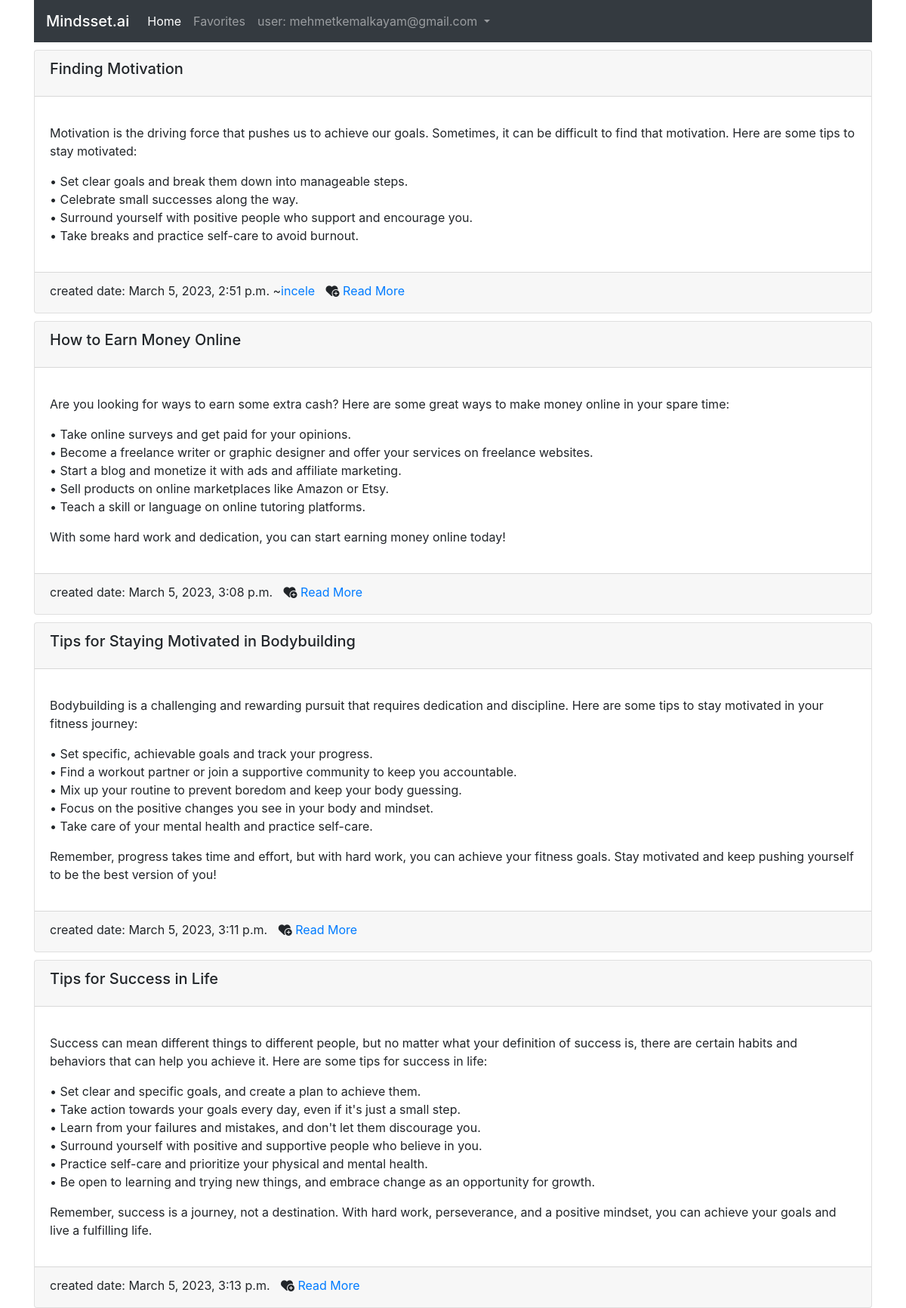
Screenshot of / (signed in) with the database file from the repository.
### users/models.py (models this page shows)
class CustomUser(AbstractUser):
    is_email_verified = models.BooleanField(default = False)
    username = None
    email = models.EmailField(unique=True)
    USERNAME_FIELD = 'email'
    REQUIRED_FIELDS = []
    objects = CustomUserManager()
    def __str__(self):
        return self.email

### core/models.py (models this page shows, shortened)
class Post(models.Model):
    title = models.CharField(max_length=80)
    content = models.TextField()
    slug = models.SlugField(max_length=400, unique=True, blank=True)
    date = models.DateTimeField(auto_now_add=True)
    active = models.BooleanField(default=True)
    link = models.URLField(max_length=200, blank=True)

### core/views.py (the view)
# urls.py: path('', views.index, name = "index"),
def index(request):
    posts = Post.objects.filter(active=True)
    context = {
        'posts':posts,
    }
    return render(request, "index.html", context)

### templates/index.html (shortened to what this page needs)
<!DOCTYPE html>
{% load static %}
<html lang="en">
<head>
    <link rel="stylesheet" href="https://cdn.jsdelivr.net/npm/bootstrap@4.0.0/dist/css/bootstrap.min.css">
    <link rel="stylesheet" href="https://cdnjs.cloudflare.com/ajax/libs/font-awesome/6.3.0/css/all.min.css" />
</head>
<body>
<div class="container">
    <nav class="navbar navbar-expand-lg navbar-dark bg-dark">
        <span class="navbar-brand mb-0 h1">Mindsset.ai</span>
        <div class="collapse navbar-collapse" id="navbarNavDropdown">
          <ul class="navbar-nav">
            <li class="nav-item active">
              <a class="nav-link" href="{% url 'index' %}">Home <span class="sr-only">(current)</span></a>
            </li>
            <li class="nav-item">
              <a class="nav-link" href="{% url 'fav' %}">Favorites</a>
            </li>
            <li class="nav-item dropdown">
              <a class="nav-link dropdown-toggle" href="#" id="navbarDropdownMenuLink" data-toggle="dropdown" aria-haspopup="true" aria-expanded="false">
                user: {{request.user}}
              </a>
            </li>
          </ul>
        </div>
      </nav>
      {% block content %}
      {% for post in posts %}
      <div class="card" style="margin-top: 10px;">
          <div class="card-header">
              <h5 class="card-title">{{post.title}}</h5>
          </div>
          <div class="card-body">
            <p class="card-text">{{post.content | linebreaks}}</p>
          </div>
          <div class="card-footer">
              created date: {{post.date}}{% if post.link %}
              ~<a href="{{post.link}}" target="_blank">incele</a>
              {% endif %}
              <i data-post={{post.id}} data-action="add"  style = " margin-left: 10px; height:25px; width:auto; " class="fa-solid fa-heart-circle-plus favi update-fav"></i>
              <a href="{% url 'postdetail' slug=post.slug %}">Read More</a>
            </div>
        </div>
        {% endfor %}
      {% endblock content %}
</div>
</body>
</html>

### rows the page displays
CustomUser: user "mehmetkemalkayam@gmail.com"
Post: title "Finding Motivation", content "Motivation is the driving force that pushes us to achieve our goals. Sometimes, it can be difficult to find that motivation. Here are some tips to stay motivated: • Set clear goals and break them down into manageable steps. • Celebrate small successes along the way. • Surround yourself with positive people who support and encourage you. • Take breaks and practice self-care to avoid burnout.", date "March 5, 2023, 2:51 p.m."
Post: title "How to Earn Money Online", content "Are you looking for ways to earn some extra cash? Here are some great ways to make money online in your spare time: • Take online surveys and get paid for your opinions. • Become a freelance writer or graphic designer and offer your services on freelance websites. • Start a blog and monetize it with ads and affiliate marketing. • Sell products on online marketplaces like Amazon or Etsy. • Teach a skill or language on online tutoring platforms. With some hard work and dedication, you can start earning money online today!", date "March 5, 2023, 3:08 p.m.", {{ post.id }} 2 (drawn)
Post: title "Tips for Staying Motivated in Bodybuilding", content "Bodybuilding is a challenging and rewarding pursuit that requires dedication and discipline. Here are some tips to stay motivated in your fitness journey: • Set specific, achievable goals and track your progress. • Find a workout partner or join a supportive community to keep you accountable. • Mix up your routine to prevent boredom and keep your body guessing. • Focus on the positive changes you see in your body and mindset. • Take care of your mental health and practice self-care. Remember, progress takes time and effort, but with hard work, you can achieve your fitness goals. Stay motivated and keep pushing yourself to be the best version of you!", date "March 5, 2023, 3:11 p.m."
Post: title "Tips for Success in Life", content "Success can mean different things to different people, but no matter what your definition of success is, there are certain habits and behaviors that can help you achieve it. Here are some tips for success in life: • Set clear and specific goals, and create a plan to achieve them. • Take action towards your goals every day, even if it's just a small step. • Learn from your failures and mistakes, and don't let them discourage you. • Surround yourself with positive and supportive people who believe in you. • Practice self-care and prioritize your physical and mental health. • Be open to learning and trying new things, and embrace change as an opportunity for growth. Remember, success is a…", date "March 5, 2023, 3:13 p.m."
